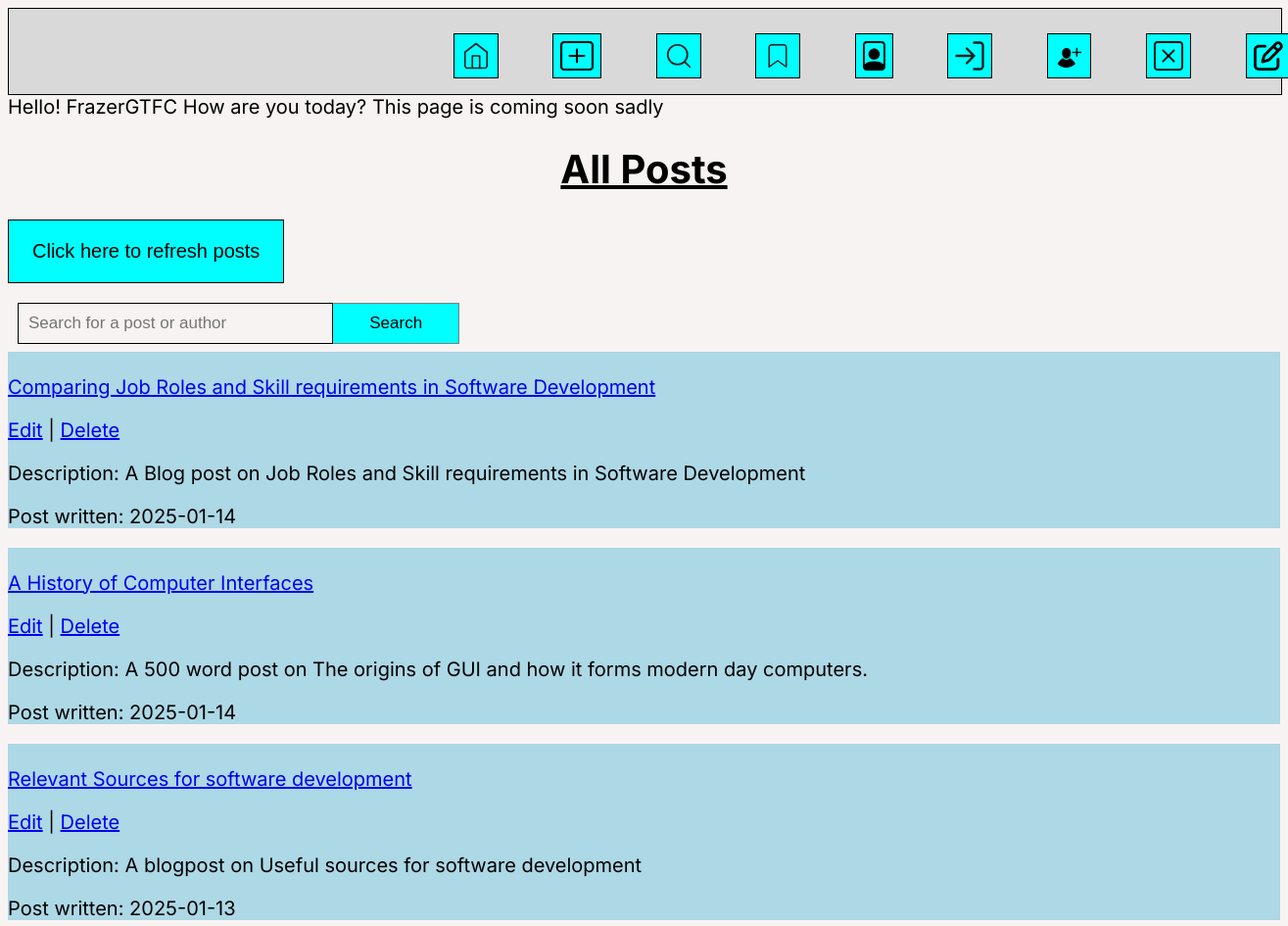
The page /bookmarked_posts.php (signed in, upper part) on the database as committed earlier.
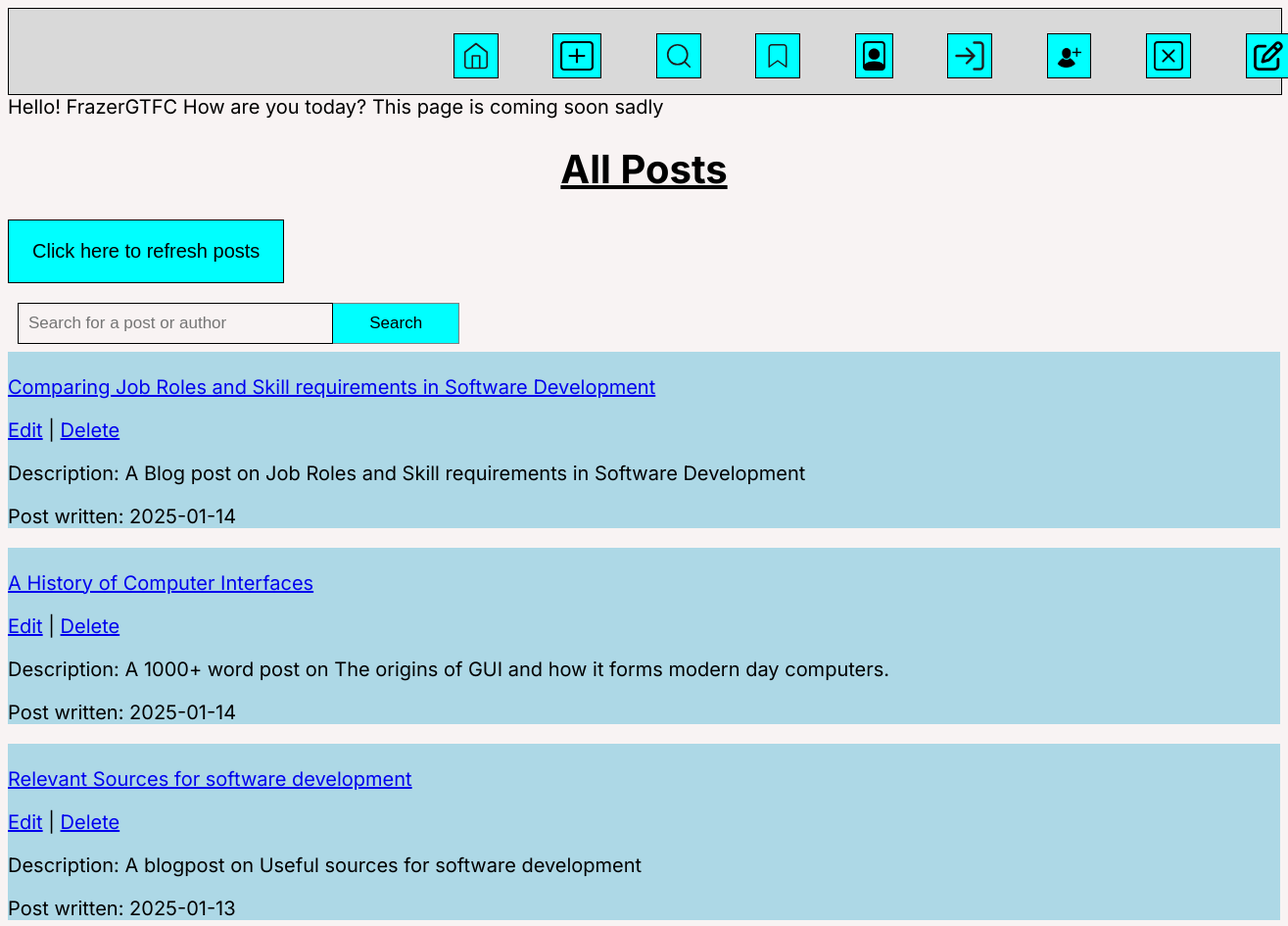
The same page on the database as committed later.
### tables this page shows
CREATE TABLE `posts` (
  `id` int(12) UNSIGNED NOT NULL,
  `title` varchar(255) NOT NULL,
  `description` varchar(255) NOT NULL,
  `post_txt` mediumtext NOT NULL,
  `picture` blob NOT NULL,
  `created` date NOT NULL DEFAULT current_timestamp()
);

### bookmarked_posts.php (the view, shortened to what this page needs)
<?php
include 'connectdb.php';
$role = $_SESSION['role'] ?? '';
$posts = [];
if (empty($posts)) {
    $stmt = $conn->prepare("SELECT * FROM posts ORDER BY created DESC");
    $stmt->execute();
    $result = $stmt->get_result();
    while ($row = $result->fetch_assoc()) {
        $posts[] = $row;
    }
}
$username = $_SESSION['username'] ?? 'Guest';
?>
<!DOCTYPE html>
<html lang="en">
<head>
    <link rel="stylesheet" href="list_posts.css">
</head>
<body>
<nav class="Header">
        <a class="icon" class="icon" href="index.php">
            <img src="Home.svg">
            </a>
            <a class="icon" href="new_post_form.php">
            <img src="create_post.svg">
            </a>
            <a class="icon" href="list_posts.php">
            <img src="Search.svg">
        <a class="icon" href="bookmarked_posts.php">
        <img src="Bookmark.svg">
        </a>
            <a class="icon" href="view_profile.php">
            <img src="Account.svg">
            </a>
            </a>
            <a class="icon" href="login.php">
            <img src="login.svg">
            </a>
            <a class="icon" href="signup.php">
            <img src="signup.svg">
            </a>
            <a class="icon" href="delete_profile.php">
        <img src="delete_profile.svg">
        </a>
        <a class="icon" href="feedback.php">
        <img src="feedback.svg">
        </a>
        </nav>
    <?php
    echo "Hello! {$username} How are you today? This page is coming soon sadly ";
    ?>
    <h1 class="title"><b><u>All Posts</u></b></h1>
    <div class="refresh">
        <button> <a href="bookmarked_posts.php"> Click here to refresh posts</a></button>
    </div>
    <div class="search-button">
        <form method='POST'>
            <input type="text" placeholder="Search for a post or author" name="search">
            <button name="submit">Search</button>
        </form>
    </div>
    <div class="posts-container">
        <?php
        if (!empty($posts)) {
            foreach ($posts as $row) {
                echo '<section class="postCard">';
                echo '<p><a href="retrieve_post.php?id=' . htmlspecialchars($row['id']) . '">' . '<br>', htmlspecialchars($row['title']) . '</a></p>';
                if($role == 'admin'){
                    echo '<p>
                        <a href="edit_post_form.php?id=' . htmlspecialchars($row['id']) . '">Edit</a> |
                        <a onclick="return confirm(\'Do You Really Want To Delete This?\')" href="delete_post.php?id=' . htmlspecialchars($row['id']) . '">Delete</a>
                    </p>';
                }
                echo '<p>Description: ' . htmlspecialchars($row['description']) . '</p>';
                echo '<p>Post written: ' . htmlspecialchars($row['created']) . '</p>';
                echo '</section>';
            }
        } else {
            echo "<p>No posts found.</p>";
        }
        ?>
    </div>
</body>
</html>

Rows that differ between the two databases and show on the page:
changed posts "A History of Computer Interfaces": description "A 500 word post on The origins of GUI and how it forms modern day computers." → "A 1000+ word post on The origins of GUI and how it forms modern day computers."
